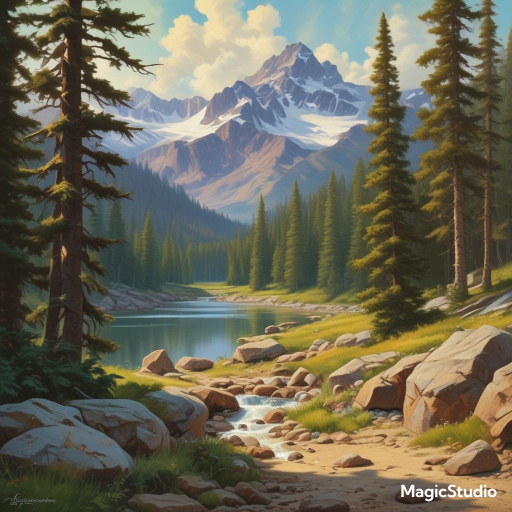
#> input picture generated/3.jpg, 1024 x 1024 px (shown at 1/2 size); its folder holds 4 pictures in this run
$ python DCT_analyze.py
#> lines starting #> are read from the running program, lines starting #| are printed output that depends on the picture; pictures that were not available may be replaced by others from this repository, and a replacement may not be noted
### random_image.py
import os
import random
import logging

logging.basicConfig(level=logging.DEBUG, format='%(asctime)s - %(levelname)s - %(message)s')

def get_random_image_from_folder(folder_path):
    files = [f for f in os.listdir(folder_path) if os.path.isfile(os.path.join(folder_path, f))]

    random_image = random.choice(files)

    file_path = os.path.join(folder_path, random_image)

    if not random_image.lower().endswith(('jpeg', 'jpg', 'png', 'gif')):
        logging.error("%s is not an image", random_image)

    return file_path

### DCT_analyze.py
import cv2
import numpy as np
import matplotlib.pyplot as plt
import logging
from random_image import get_random_image_from_folder

FOLDER_A = './generated/'
FOLDER_B = './original_compressed/'
IMAGE_PATHS = [get_random_image_from_folder(FOLDER_A), get_random_image_from_folder(FOLDER_B)]
BLOCK_SIZE = 8
COLORMAP = 'hot'

# Set up logging
logging.basicConfig(level=logging.DEBUG,
                    format='%(asctime)s - %(levelname)s - %(message)s')
logging.getLogger('PIL').setLevel(logging.WARNING)
logging.getLogger('matplotlib').setLevel(logging.WARNING)


def extract_dct_coefficients(image_path):
    logging.info(f"Loading image: {image_path}")

    img = cv2.imread(image_path, cv2.IMREAD_GRAYSCALE)
    if img is None:
        logging.error(f"Failed to load image: {image_path}")
        return None

    h, w = img.shape
    dct_coeffs = np.zeros((h, w))

    # Compute DCT for 8x8 blocks
    for i in range(0, h, BLOCK_SIZE):
        for j in range(0, w, BLOCK_SIZE):
            block = img[i:i+BLOCK_SIZE, j:j+BLOCK_SIZE]
            dct_block = cv2.dct(np.float32(block))
            dct_coeffs[i:i+BLOCK_SIZE, j:j+BLOCK_SIZE] = dct_block

    return dct_coeffs


def extract_high_frequencies(dct_coeffs):
    """ Extracts high-frequency components (upper-right part of 8x8 DCT blocks) """
    h, w = dct_coeffs.shape
    high_freq = np.zeros_like(dct_coeffs)

    for i in range(0, h, BLOCK_SIZE):
        for j in range(0, w, BLOCK_SIZE):
            block = dct_coeffs[i:i+BLOCK_SIZE, j:j+BLOCK_SIZE]
            high_freq[i:i+BLOCK_SIZE//2, j+BLOCK_SIZE//2:j +
                      BLOCK_SIZE] = block[BLOCK_SIZE//2:, BLOCK_SIZE//2:]

    return high_freq


def process_images(image_paths):
    dct_data = []
    std_devs = []
    high_freq_data = []
    high_freq_energy = []

    for image_path in image_paths:
        dct_coeffs = extract_dct_coefficients(image_path)
#> in extract_dct_coefficients, `img = cv2.imread(image_path, cv2.IMREAD_GRAYSCALE)`:
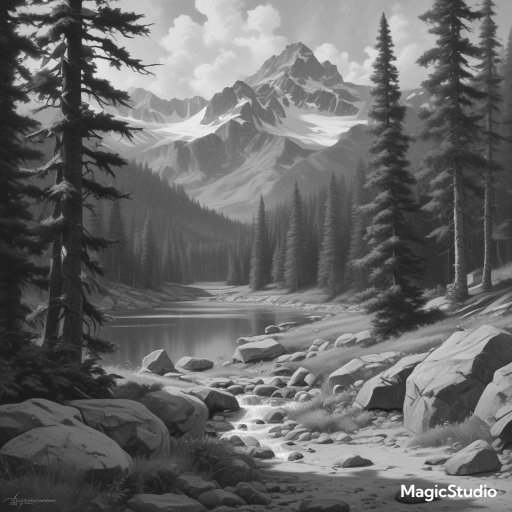
#> img: shape (1024, 1024) (shown at 1/2 size); min 14, max 255, mean 104.9
#> after the loop in extract_dct_coefficients, `for i in range(0, h, BLOCK_SIZE):`:
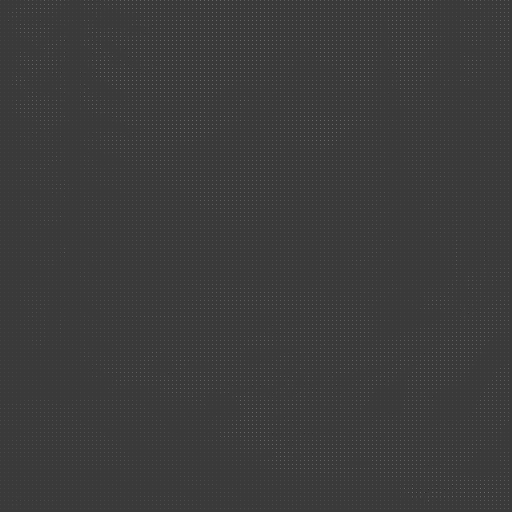
#> dct_coeffs: shape (1024, 1024) float64 (shown at 1/2 size); min -556.1, max 1863.9, mean 13.1; drawn with min black and max white

        if dct_coeffs is None:
            dct_data.append(None)
            std_devs.append(None)
            high_freq_data.append(None)
            high_freq_energy.append(None)
            continue

        std_dev = np.std(dct_coeffs)
#> std_dev = 116.9
        high_freq = extract_high_frequencies(dct_coeffs)
        energy = np.sum(np.abs(high_freq)) / np.sum(np.abs(dct_coeffs))
#> energy = 0.00453

        dct_data.append(dct_coeffs)
        std_devs.append(std_dev)
        high_freq_data.append(high_freq)
        high_freq_energy.append(energy)
#> pass 2 of the loop in process_images, `for image_path in image_paths:`:
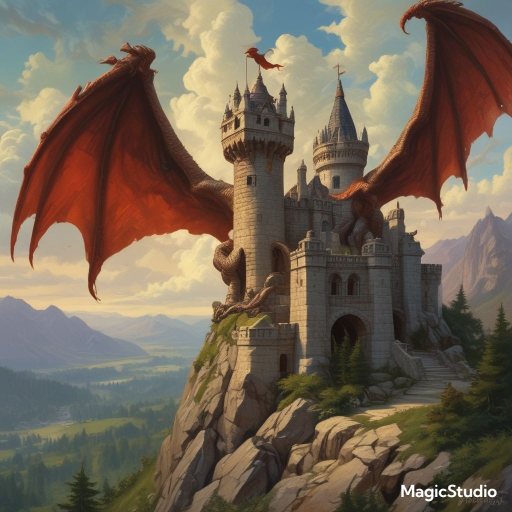
#> input picture generated/1.jpg, 1024 x 1024 px, given as the content of the folder ./original_compressed/, which was not available (shown at 1/2 size)
#> in extract_dct_coefficients (call 2), `img = cv2.imread(image_path, cv2.IMREAD_GRAYSCALE)`:
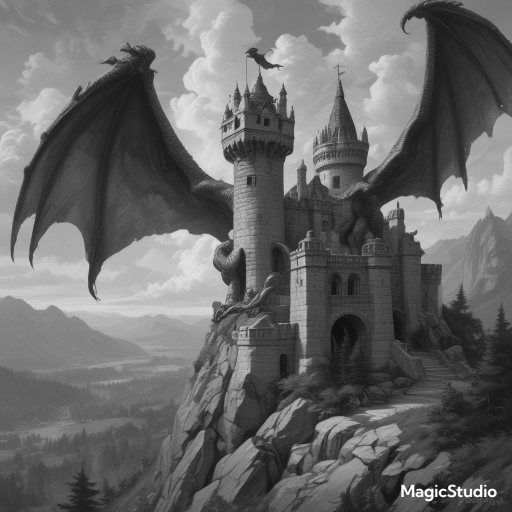
#> img: shape (1024, 1024) (shown at 1/2 size); min 12, max 255, mean 104.7
#> after the loop in extract_dct_coefficients (call 2), `for i in range(0, h, BLOCK_SIZE):`:
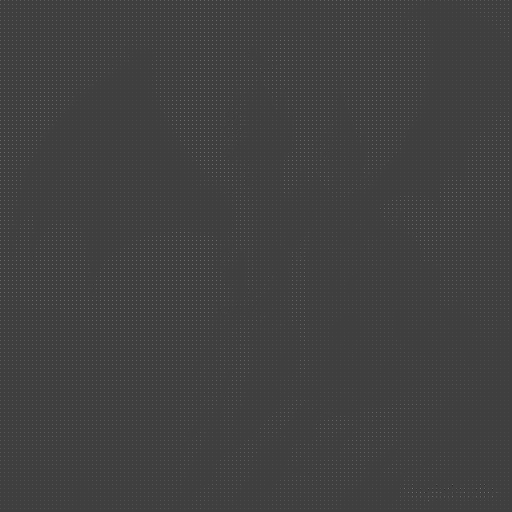
#> dct_coeffs: shape (1024, 1024) float64 (shown at 1/2 size); min -595, max 1780, mean 13.1; drawn with min black and max white
#> in process_images, `std_dev = np.std(dct_coeffs)`: std_dev = 117.2
#> in process_images, `energy = np.sum(np.abs(high_freq)) / np.sum(np.abs(dct_coeffs))`: energy = 0.00533

    return dct_data, std_devs, high_freq_data, high_freq_energy


# Process images
dct_data, std_devs, high_freq_data, high_freq_energy = process_images(
    IMAGE_PATHS)
#> dct_data = 2 items; std_devs = [116.9, 117.2]; high_freq_data = 2 items; high_freq_energy = [0.00453, 0.00533]

if all(data is not None for data in dct_data):
    fig, axes = plt.subplots(len(IMAGE_PATHS), 4, figsize=(18, 10))

    for i, (data, std_dev, high_freq, energy) in enumerate(zip(dct_data, std_devs, high_freq_data, high_freq_energy)):
        # 1. DCT visualization
        axes[i, 0].imshow(np.log(np.abs(data) + 1), cmap=COLORMAP)
        axes[i, 0].set_title(f"{IMAGE_PATHS[i]}\nStd Dev: {std_dev:.2f}")

        # 2. Histogram of DCT coefficients
        axes[i, 1].hist(data.ravel(), bins=100, log=True,
                        color='blue', alpha=0.7)
        axes[i, 1].set_title(f"{IMAGE_PATHS[i]}\nDCT Histogram")

        # 3. High-frequency components
        axes[i, 2].imshow(np.log(np.abs(high_freq) + 1), cmap=COLORMAP)
        axes[i, 2].set_title(f"{IMAGE_PATHS[i]}\nHigh-Frequency Components")

        # 4. High-frequency energy (text annotation)
        axes[i, 3].axis('off')
        axes[i, 3].text(0.5, 0.5, f"High-Freq Energy:\n{energy:.4f}", fontsize=14,
                        ha='center', va='center', bbox=dict(facecolor='lightgray', alpha=0.5))
#> this loop made 2 passes
#> (std_dev, energy) on passes 1 to 2: (116.9, 0.00453), (117.2, 0.00533)

    plt.tight_layout()
    plt.show()
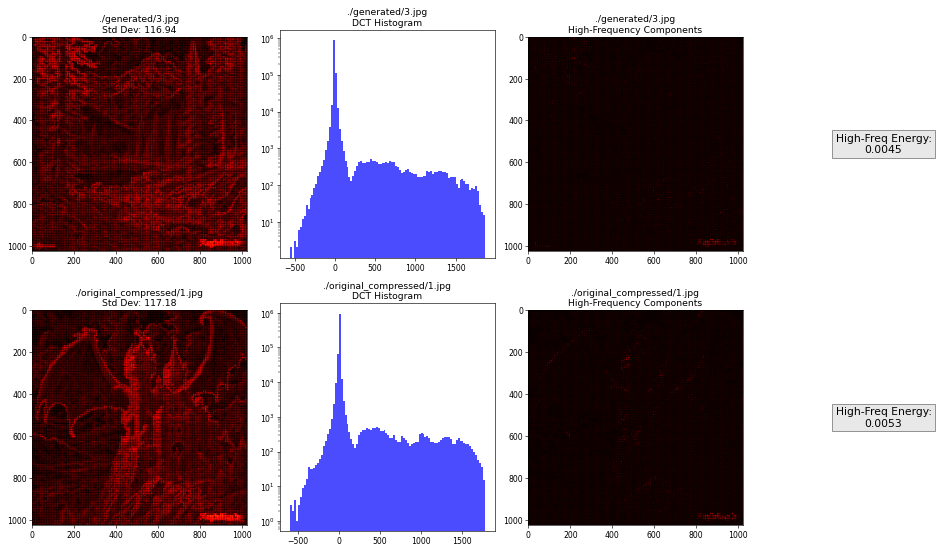
#> figure drawn by matplotlib, 6 panels; panel 2: tallest bar 880203 high, from x = -23.69 to 0.512; panel 5: tallest bar 934574 high, from x = -1.26 to 22.49
else:
    logging.error(
        "DCT data is None for one or more images. Visualization skipped.")
